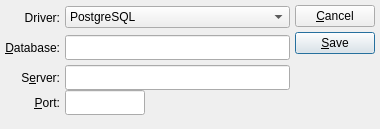
<ui version="4.0" >
 <author></author>
 <comment> * OpenRPT report writer and rendering engine
 * Copyright (C) 2001-2008 by OpenMFG, LLC
 *
 * This library is free software; you can redistribute it and/or
 * modify it under the terms of the GNU Lesser General Public
 * License as published by the Free Software Foundation; either
 * version 2.1 of the License, or (at your option) any later version.
 *
 * This library is distributed in the hope that it will be useful,
 * but WITHOUT ANY WARRANTY; without even the implied warranty of
 * MERCHANTABILITY or FITNESS FOR A PARTICULAR PURPOSE. See the GNU
 * Lesser General Public License for more details.
 *
 * You should have received a copy of the GNU Lesser General Public
 * License along with this library; if not, write to the Free Software
 * Foundation, Inc., 59 Temple Place, Suite 330, Boston, MA 02111-1307 USA
 * Please contact info@openmfg.com with any questions on this license.</comment>
 <exportmacro></exportmacro>
 <class>loginOptions</class>
 <widget class="QDialog" name="loginOptions" >
  <property name="geometry" >
   <rect>
    <x>0</x>
    <y>0</y>
    <width>380</width>
    <height>129</height>
   </rect>
  </property>
  <property name="windowTitle" >
   <string>Login Options</string>
  </property>
  <property name="windowIcon" >
   <iconset/>
  </property>
  <layout class="QHBoxLayout" >
   <property name="margin" >
    <number>5</number>
   </property>
   <property name="spacing" >
    <number>5</number>
   </property>
   <item>
    <layout class="QVBoxLayout" >
     <property name="margin" >
      <number>0</number>
     </property>
     <property name="spacing" >
      <number>0</number>
     </property>
     <item>
      <layout class="QGridLayout" >
       <property name="margin" >
        <number>0</number>
       </property>
       <property name="spacing" >
        <number>5</number>
       </property>
       <item row="1" column="1" >
        <widget class="QLineEdit" name="_database" >
         <property name="sizePolicy" >
          <sizepolicy>
           <hsizetype>7</hsizetype>
           <vsizetype>0</vsizetype>
           <horstretch>0</horstretch>
           <verstretch>0</verstretch>
          </sizepolicy>
         </property>
         <property name="minimumSize" >
          <size>
           <width>0</width>
           <height>25</height>
          </size>
         </property>
        </widget>
       </item>
       <item row="1" column="0" >
        <widget class="QLabel" name="_databaseLit" >
         <property name="sizePolicy" >
          <sizepolicy>
           <hsizetype>1</hsizetype>
           <vsizetype>0</vsizetype>
           <horstretch>0</horstretch>
           <verstretch>0</verstretch>
          </sizepolicy>
         </property>
         <property name="minimumSize" >
          <size>
           <width>0</width>
           <height>25</height>
          </size>
         </property>
         <property name="text" >
          <string>&amp;Database:</string>
         </property>
         <property name="alignment" >
          <set>Qt::AlignRight|Qt::AlignTrailing|Qt::AlignVCenter</set>
         </property>
         <property name="buddy" >
          <cstring>_database</cstring>
         </property>
        </widget>
       </item>
       <item row="2" column="1" >
        <layout class="QVBoxLayout" >
         <property name="margin" >
          <number>0</number>
         </property>
         <property name="spacing" >
          <number>0</number>
         </property>
         <item>
          <widget class="QLineEdit" name="_server" >
           <property name="sizePolicy" >
            <sizepolicy>
             <hsizetype>7</hsizetype>
             <vsizetype>0</vsizetype>
             <horstretch>0</horstretch>
             <verstretch>0</verstretch>
            </sizepolicy>
           </property>
           <property name="minimumSize" >
            <size>
             <width>0</width>
             <height>25</height>
            </size>
           </property>
          </widget>
         </item>
         <item>
          <layout class="QHBoxLayout" >
           <property name="margin" >
            <number>0</number>
           </property>
           <property name="spacing" >
            <number>0</number>
           </property>
           <item>
            <widget class="QLineEdit" name="_port" >
             <property name="sizePolicy" >
              <sizepolicy>
               <hsizetype>7</hsizetype>
               <vsizetype>0</vsizetype>
               <horstretch>0</horstretch>
               <verstretch>0</verstretch>
              </sizepolicy>
             </property>
             <property name="minimumSize" >
              <size>
               <width>0</width>
               <height>25</height>
              </size>
             </property>
             <property name="maximumSize" >
              <size>
               <width>80</width>
               <height>32767</height>
              </size>
             </property>
            </widget>
           </item>
           <item>
            <spacer>
             <property name="orientation" >
              <enum>Qt::Horizontal</enum>
             </property>
             <property name="sizeType" >
              <enum>QSizePolicy::Expanding</enum>
             </property>
             <property name="sizeHint" >
              <size>
               <width>20</width>
               <height>20</height>
              </size>
             </property>
            </spacer>
           </item>
          </layout>
         </item>
        </layout>
       </item>
       <item row="2" column="0" >
        <layout class="QVBoxLayout" >
         <property name="margin" >
          <number>0</number>
         </property>
         <property name="spacing" >
          <number>0</number>
         </property>
         <item>
          <widget class="QLabel" name="_serverLit" >
           <property name="sizePolicy" >
            <sizepolicy>
             <hsizetype>1</hsizetype>
             <vsizetype>0</vsizetype>
             <horstretch>0</horstretch>
             <verstretch>0</verstretch>
            </sizepolicy>
           </property>
           <property name="minimumSize" >
            <size>
             <width>0</width>
             <height>25</height>
            </size>
           </property>
           <property name="text" >
            <string>S&amp;erver:</string>
           </property>
           <property name="alignment" >
            <set>Qt::AlignRight|Qt::AlignTrailing|Qt::AlignVCenter</set>
           </property>
           <property name="buddy" >
            <cstring>_server</cstring>
           </property>
          </widget>
         </item>
         <item>
          <widget class="QLabel" name="_portLit" >
           <property name="sizePolicy" >
            <sizepolicy>
             <hsizetype>1</hsizetype>
             <vsizetype>0</vsizetype>
             <horstretch>0</horstretch>
             <verstretch>0</verstretch>
            </sizepolicy>
           </property>
           <property name="minimumSize" >
            <size>
             <width>0</width>
             <height>25</height>
            </size>
           </property>
           <property name="text" >
            <string>&amp;Port:</string>
           </property>
           <property name="alignment" >
            <set>Qt::AlignRight|Qt::AlignTrailing|Qt::AlignVCenter</set>
           </property>
           <property name="buddy" >
            <cstring>_port</cstring>
           </property>
          </widget>
         </item>
        </layout>
       </item>
       <item row="0" column="0" >
        <widget class="QLabel" name="_driverLit" >
         <property name="sizePolicy" >
          <sizepolicy>
           <hsizetype>1</hsizetype>
           <vsizetype>0</vsizetype>
           <horstretch>0</horstretch>
           <verstretch>0</verstretch>
          </sizepolicy>
         </property>
         <property name="minimumSize" >
          <size>
           <width>0</width>
           <height>25</height>
          </size>
         </property>
         <property name="text" >
          <string>Driver:</string>
         </property>
         <property name="alignment" >
          <set>Qt::AlignRight|Qt::AlignTrailing|Qt::AlignVCenter</set>
         </property>
         <property name="buddy" >
          <cstring>_database</cstring>
         </property>
        </widget>
       </item>
       <item row="0" column="1" >
        <widget class="QComboBox" name="_driver" >
         <item>
          <property name="text" >
           <string>PostgreSQL</string>
          </property>
         </item>
         <item>
          <property name="text" >
           <string>ODBC</string>
          </property>
         </item>
        </widget>
       </item>
      </layout>
     </item>
     <item>
      <spacer>
       <property name="orientation" >
        <enum>Qt::Vertical</enum>
       </property>
       <property name="sizeType" >
        <enum>QSizePolicy::Expanding</enum>
       </property>
       <property name="sizeHint" >
        <size>
         <width>20</width>
         <height>20</height>
        </size>
       </property>
      </spacer>
     </item>
    </layout>
   </item>
   <item>
    <layout class="QVBoxLayout" >
     <property name="margin" >
      <number>0</number>
     </property>
     <property name="spacing" >
      <number>0</number>
     </property>
     <item>
      <layout class="QVBoxLayout" >
       <property name="margin" >
        <number>0</number>
       </property>
       <property name="spacing" >
        <number>5</number>
       </property>
       <item>
        <widget class="QPushButton" name="_close" >
         <property name="text" >
          <string>&amp;Cancel</string>
         </property>
        </widget>
       </item>
       <item>
        <widget class="QPushButton" name="_save" >
         <property name="text" >
          <string>&amp;Save</string>
         </property>
         <property name="autoDefault" >
          <bool>true</bool>
         </property>
         <property name="default" >
          <bool>true</bool>
         </property>
        </widget>
       </item>
      </layout>
     </item>
     <item>
      <spacer>
       <property name="orientation" >
        <enum>Qt::Vertical</enum>
       </property>
       <property name="sizeType" >
        <enum>QSizePolicy::Expanding</enum>
       </property>
       <property name="sizeHint" >
        <size>
         <width>20</width>
         <height>20</height>
        </size>
       </property>
      </spacer>
     </item>
    </layout>
   </item>
  </layout>
 </widget>
 <layoutdefault spacing="5" margin="5" />
 <pixmapfunction></pixmapfunction>
 <tabstops>
  <tabstop>_driver</tabstop>
  <tabstop>_database</tabstop>
  <tabstop>_server</tabstop>
  <tabstop>_port</tabstop>
  <tabstop>_save</tabstop>
  <tabstop>_close</tabstop>
 </tabstops>
 <resources/>
 <connections>
  <connection>
   <sender>_close</sender>
   <signal>clicked()</signal>
   <receiver>loginOptions</receiver>
   <slot>reject()</slot>
   <hints>
    <hint type="sourcelabel" >
     <x>20</x>
     <y>20</y>
    </hint>
    <hint type="destinationlabel" >
     <x>20</x>
     <y>20</y>
    </hint>
   </hints>
  </connection>
 </connections>
</ui>
